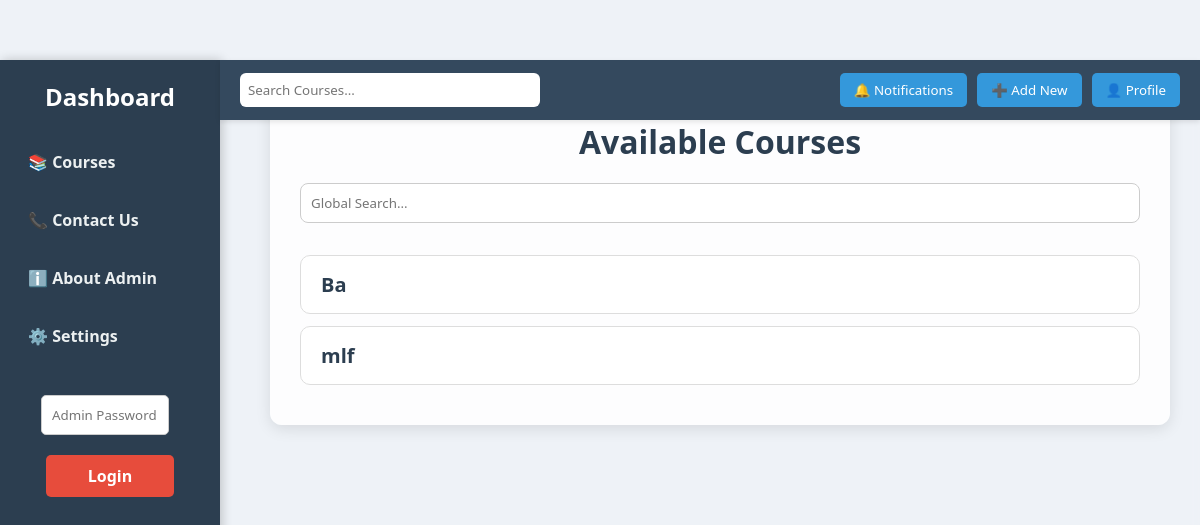
Before: / with the older database file.
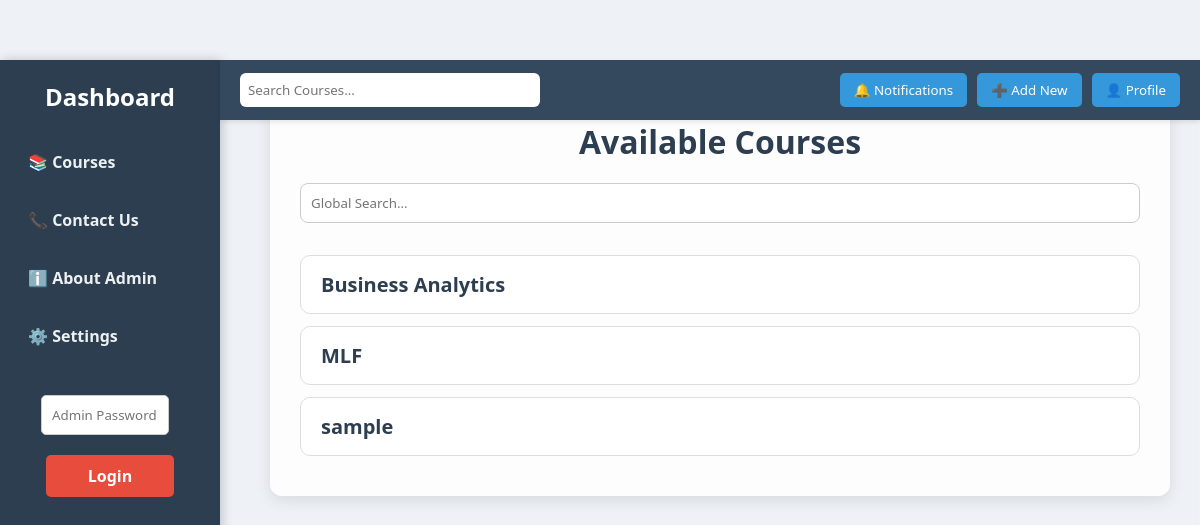
After: the same page with the newer database file.
### tables this page shows
CREATE TABLE courses (
            id INTEGER PRIMARY KEY AUTOINCREMENT,
            name TEXT NOT NULL
        );

### app.py (the view)
@app.route('/', methods=['GET', 'POST'])
def course_view():
    conn = sqlite3.connect('database.db')
    c = conn.cursor()
    c.execute('SELECT * FROM courses')
    courses = c.fetchall()
    conn.close()
    admin_mode = session.get('admin_mode', False)
    return render_template('course_view.html', courses=courses, admin_mode=admin_mode)

### templates/course_view.html (shortened to what this page needs)
<!DOCTYPE html>
<html lang="en">
<head>
    <link rel="stylesheet" href="{{ url_for('static', filename='style.css') }}">
</head>
<body>
    <div class="sidebar">
        <h2>Dashboard</h2>
        <a href="{{ url_for('course_view') }}">📚 Courses</a>
        <a href="#">📞 Contact Us</a>
        <a href="#">ℹ️ About Admin</a>
        <a href="#">⚙️ Settings</a>
        {% if not admin_mode %}
            <form class="admin-login-form" action="{{ url_for('admin_login') }}" method="post">
                <input class="password-input" type="password" name="password" placeholder="Admin Password" required>
                <button class="btn login-btn" type="submit">Login</button>
            </form>
        {% else %}
            <a href="{{ url_for('admin_add_course') }}">➕ Add Course</a>
            <a href="{{ url_for('admin_logout') }}">🚪 Exit Admin</a>
        {% endif %}
    </div>
    <div class="navbar">
        <input type="text" class="search-box" placeholder="Search Courses...">
        <div class="navbar-buttons">
            <button class="nav-btn">🔔 Notifications</button>
            <button class="nav-btn">➕ Add New</button>
            <button class="nav-btn">👤 Profile</button>
        </div>
    </div>
    <div class="main-content">
        <div class="container">
            <h1 class="page-title">Available Courses</h1>
            <input type="text" id="globalSearch" class="global-search" placeholder="Global Search...">
            {% if courses %}
                <ul class="course-list" id="courseList">
                    {% for course in courses %}
                        <li class="course-item">
                            <a class="course-link" href="{{ url_for('course_detail', course_id=course[0]) }}">{{ course[1] }}</a>
                        </li>
                    {% endfor %}
                </ul>
            {% else %}
                <p class="no-courses">No courses available.</p>
            {% endif %}
        </div>
    </div>
</body>
</html>

Changed rows visible on the page:
changed courses: name "Ba" → "Business Analytics"
changed courses: name "mlf" → "MLF"
added courses: name "sample"
